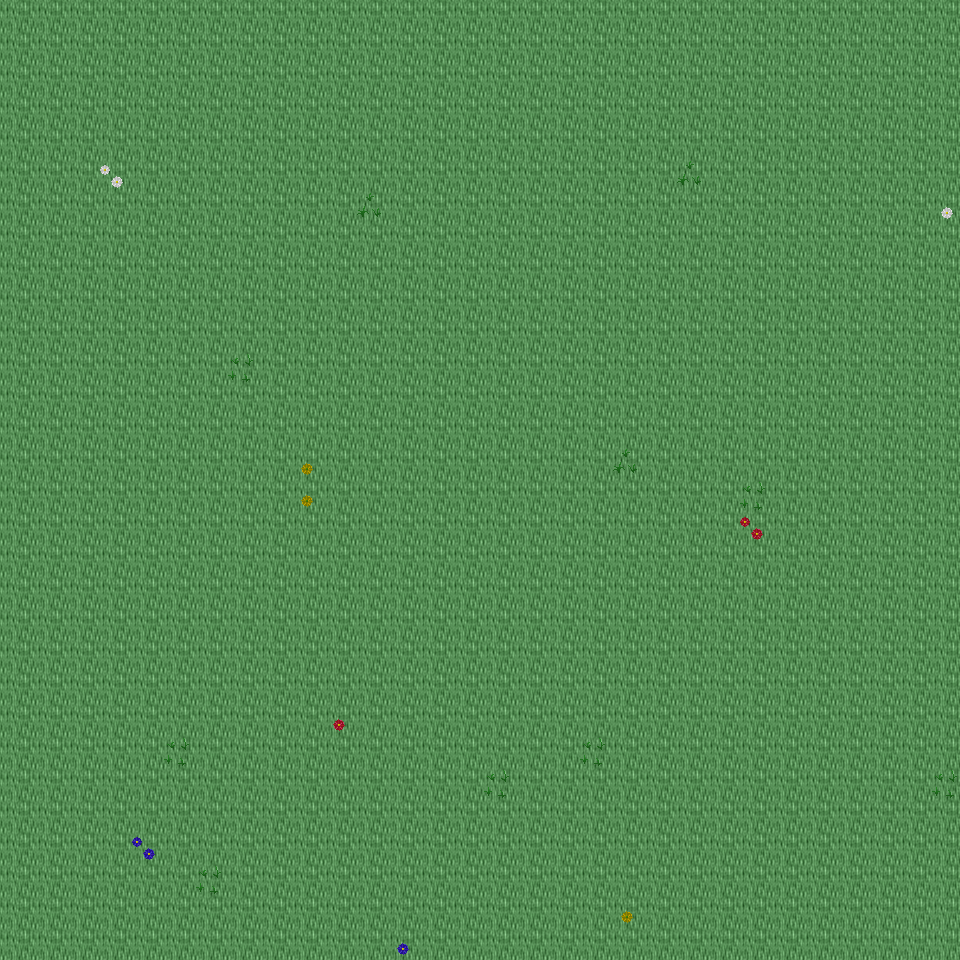

Below is a game level as drawn by its tile map, then a one-line description and the .tmx that defines it (tile-layer data replaced by summaries):
An orthogonal 30x30 tile map with 32x32 px tiles, 6 tile layers (Ground, Object, Object2, Above, ...), 28 tilesets and 2 objects (2x mapExit).

<map version="1.0" orientation="orthogonal" renderorder="right-down" width="30" height="30" tilewidth="32" tileheight="32" nextobjectid="3">
  <tileset firstgid="1" name="tileset_ground_ground" tilewidth="32" tileheight="32" tilecount="33" columns="3">
    <image source="../drawable/tileset_ground_ground.png" width="96" height="352" />
  </tileset>
  <tileset firstgid="34" name="tileset_ground_water_pool" tilewidth="32" tileheight="32" tilecount="72" columns="3">
    <image source="../drawable/tileset_ground_water_pool.png" width="96" height="768" />
  </tileset>
  <tileset firstgid="106" name="tileset_plant_flower_daisy_red" tilewidth="32" tileheight="32" tilecount="8" columns="2">
    <image source="../drawable/tileset_plant_flower_daisy_red.png" width="64" height="128" />
  </tileset>
  <tileset firstgid="114" name="tileset_plant_flower_daisy_white" tilewidth="32" tileheight="32" tilecount="8" columns="2">
    <image source="../drawable/tileset_plant_flower_daisy_white.png" width="64" height="128" />
  </tileset>
  <tileset firstgid="122" name="tileset_plant_flower_daisy_yellow" tilewidth="32" tileheight="32" tilecount="8" columns="2">
    <image source="../drawable/tileset_plant_flower_daisy_yellow.png" width="64" height="128" />
  </tileset>
  <tileset firstgid="130" name="tileset_plant_flower_daisy_blue" tilewidth="32" tileheight="32" tilecount="8" columns="2">
    <image source="../drawable/tileset_plant_flower_daisy_blue.png" width="64" height="128" />
  </tileset>
  <tileset firstgid="138" name="tileset_plant_grasses" tilewidth="32" tileheight="32" tilecount="6" columns="3">
    <image source="../drawable/tileset_plant_grasses.png" width="96" height="64" />
  </tileset>
  <tileset firstgid="144" name="tileset_plant_tree_tree_darkgreen" tilewidth="32" tileheight="32" tilecount="88" columns="8">
    <image source="../drawable/tileset_plant_tree_tree_darkgreen.png" width="256" height="352" />
  </tileset>
  <tileset firstgid="232" name="tileset_ground_grass_edges" tilewidth="32" tileheight="32" tilecount="36" columns="12">
    <image source="../drawable/tileset_ground_grass_edges.png" width="384" height="96" />
  </tileset>
  <tileset firstgid="268" name="tileset_ground_grass_corners" tilewidth="32" tileheight="32" tilecount="24" columns="6">
    <image source="../drawable/tileset_ground_grass_corners.png" width="192" height="128" />
  </tileset>
  <tileset firstgid="292" name="tileset_furniture_table_long_side_on_pale" tilewidth="32" tileheight="32" tilecount="3" columns="3">
    <image source="../drawable/tileset_furniture_table_long_side_on_pale.png" width="96" height="32" />
  </tileset>
  <tileset firstgid="295" name="tileset_plant_stump_stump_brown" tilewidth="32" tileheight="32" tilecount="4" columns="2">
    <image source="../drawable/tileset_plant_stump_stump_brown.png" width="64" height="64" />
  </tileset>
  <tileset firstgid="299" name="tileset_item_sign_large" tilewidth="32" tileheight="32" tilecount="15" columns="5">
    <image source="../drawable/tileset_item_sign_large.png" width="160" height="96" />
  </tileset>
  <tileset firstgid="314" name="tileset_plant_stump_small_stump" tilewidth="32" tileheight="32" tilecount="4" columns="2">
    <image source="../drawable/tileset_plant_stump_small_stump.png" width="64" height="64" />
  </tileset>
  <tileset firstgid="318" name="tileset_building_wall_bricked_edges" tilewidth="32" tileheight="32" tilecount="25" columns="5">
    <image source="../drawable/tileset_building_wall_bricked_edges.png" width="160" height="160" />
  </tileset>
  <tileset firstgid="343" name="tileset_logic_creature_orc" tilewidth="32" tileheight="32" tilecount="6" columns="6">
    <image source="../drawable/tileset_logic_creature_orc.png" width="192" height="32" />
  </tileset>
  <tileset firstgid="349" name="tileset_logic_creature_animal" tilewidth="32" tileheight="32" tilecount="32" columns="8">
    <image source="../drawable/tileset_logic_creature_animal.png" width="256" height="128" />
  </tileset>
  <tileset firstgid="381" name="tileset_logic_item_resources" tilewidth="32" tileheight="32" tilecount="6" columns="6">
    <image source="../drawable/tileset_logic_item_resources.png" width="192" height="32" />
  </tileset>
  <tileset firstgid="387" name="tileset_logic_creature_golem" tilewidth="32" tileheight="32" tilecount="4" columns="4">
    <image source="../drawable/tileset_logic_creature_golem.png" width="128" height="32" />
  </tileset>
  <tileset firstgid="391" name="tileset_logic_collision" tilewidth="32" tileheight="32" tilecount="1" columns="1">
    <image source="../drawable/tileset_logic_collision.png" width="32" height="32" />
  </tileset>
  <tileset firstgid="392" name="tileset_object_boat" tilewidth="32" tileheight="32" tilecount="42" columns="6">
    <image source="../drawable/tileset_object_boat.png" width="192" height="224" />
  </tileset>
  <tileset firstgid="434" name="tileset_furniture_table_long_front_on_pale" tilewidth="32" tileheight="32" tilecount="3" columns="1">
    <image source="../drawable/tileset_furniture_table_long_front_on_pale.png" width="32" height="96" />
  </tileset>
  <tileset firstgid="437" name="tileset_ground_green_paving" tilewidth="32" tileheight="32" tilecount="18" columns="3">
    <image source="../drawable/tileset_ground_green_paving.png" width="96" height="192" />
  </tileset>
  <tileset firstgid="455" name="tileset_logic_protection" tilewidth="32" tileheight="32" tilecount="2" columns="2">
    <image source="../drawable/tileset_logic_protection.png" width="64" height="32" />
  </tileset>
  <tileset firstgid="457" name="tileset_furniture_bed_double_peach" tilewidth="32" tileheight="32" tilecount="8" columns="2">
    <image source="../drawable/tileset_furniture_bed_double_peach.png" width="64" height="128" />
  </tileset>
  <tileset firstgid="465" name="tileset_furniture_bed_double_red" tilewidth="32" tileheight="32" tilecount="8" columns="2">
    <image source="../drawable/tileset_furniture_bed_double_red.png" width="64" height="128" />
  </tileset>
  <tileset firstgid="473" name="tileset_logic_creature_undead_skeleton" tilewidth="32" tileheight="32" tilecount="6" columns="6">
    <image source="../drawable/tileset_logic_creature_undead_skeleton.png" width="192" height="32" />
  </tileset>
  <tileset firstgid="479" name="tileset_logic_creature_undead_specter" tilewidth="32" tileheight="32" tilecount="6" columns="6">
    <image source="../drawable/tileset_logic_creature_undead_specter.png" width="192" height="32" />
  </tileset>
  <layer name="Ground" width="30" height="30">
    <data>[900 cells, 900 non-empty, 1 distinct tile ids]</data>
  </layer>
  <layer name="Object" width="30" height="30">
    <data>[900 cells, 19 non-empty, 9 distinct tile ids]</data>
  </layer>
  <layer name="Object2" width="30" height="30">
    <data>[900 cells, 0 non-empty, 0 distinct tile ids]</data>
  </layer>
  <layer name="Above" width="30" height="30">
    <data>[900 cells, 0 non-empty, 0 distinct tile ids]</data>
  </layer>
  <layer name="Above2" width="30" height="30">
    <data>[900 cells, 0 non-empty, 0 distinct tile ids]</data>
  </layer>
  <layer name="Walkable" width="30" height="30">
    <data>[900 cells, 0 non-empty, 0 distinct tile ids]</data>
  </layer>
  <objectgroup name="MapEvents">
    <object id="1" name="south" type="mapExit" x="0" y="928" width="960" height="32">
      <properties>
        <property name="map" value="level_0_x204_y77" />
        <property name="x" value="0" />
        <property name="y" value="1" />
      </properties>
    </object>
    <object id="2" name="east" type="mapExit" x="928" y="0" width="32" height="960">
      <properties>
        <property name="map" value="level_0_x205_y76" />
        <property name="x" value="1" />
        <property name="y" value="0" />
      </properties>
    </object>
  </objectgroup>
</map>
